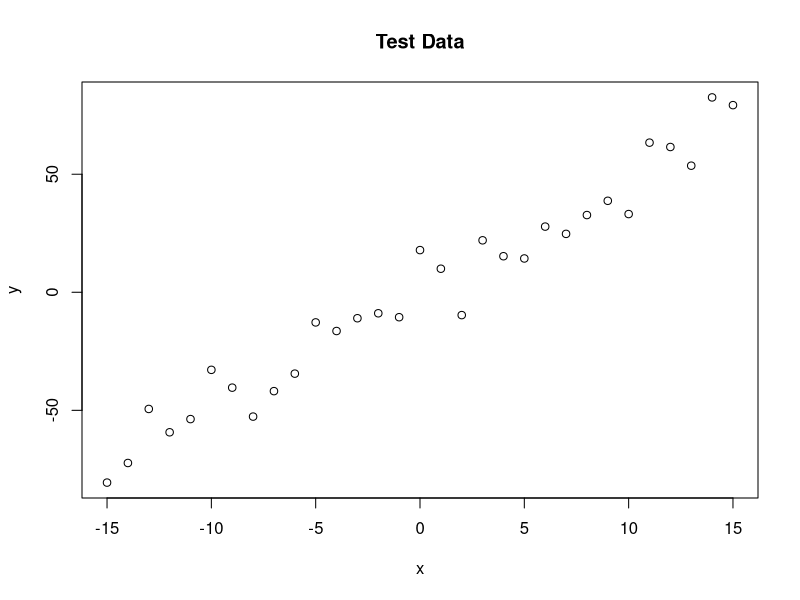

Source code (R): (Note: this script raises an error after producing the figure.)
## ---- chunk 1


## ---- chunk 2
set.seed(123)
library(coda)
## ---- chunk 3
# This work is licensed under the Creative Commons Attribution-NonCommercial-ShareAlike 3.0 Unported License.
trueA <- 5
trueB <- 0
trueSd <- 10
sampleSize <- 31
 
# Create independent x-values
x <- (-(sampleSize-1)/2):((sampleSize-1)/2)
# Create dependent values according to ax + b + N(0,sd)
y <-  trueA * x + trueB + rnorm(n=sampleSize,mean=0,sd=trueSd)
 
# Plot data
plot(x,y, main="Test Data")
## ---- chunk 4
# Likelihood function
likelihood <- function(param){
    pred = param[1]*x + param[2]
    singlelikelihoods = dnorm(y, mean = pred, sd = trueSd, log = T)
    sumll = sum(singlelikelihoods)
    return(sumll)  
}
## ---- chunk 5
startvalue = c(4,3)
optimFit <- optim(c(4,3), likelihood, method="Nelder-Mead", control = list(trace=6, fnscale = -1))

## ---- chunk 6
run_metropolis_MCMC <- function(startvalue, iterations){
    chain = array(dim = c(iterations+1,3))
    chain[1,] = startvalue
    for (i in 1:iterations){
        proposal = return(rnorm(2,mean = chain[i,], sd= c(0.1,0.5)))
        probab = exp(posterior(proposal) - posterior(chain[i,]))
        if (runif(1) < probab){
            chain[i+1,] = proposal
        }else{
            chain[i+1,] = chain[i,]
        }
    }
    return(chain)
}

chain = run_metropolis_MCMC(startvalue, 10000)
 
burnIn = 5000
acceptance = 1-mean(duplicated(chain[-(1:burnIn),]))
## ---- chunk 7
plot(mcmc(chain[-(1:burnIn),]))
summary(mcmc(chain)) 
